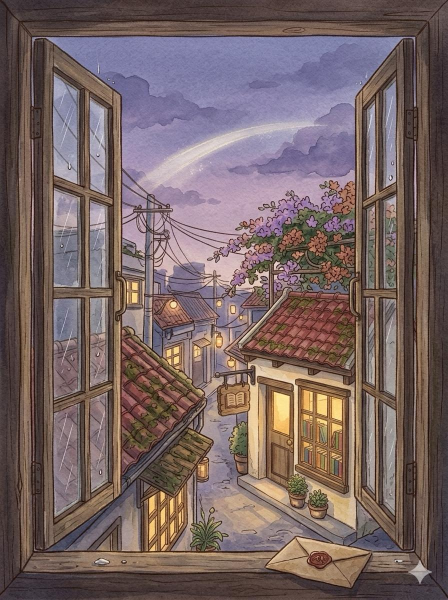
#> input picture src/vi_1127/thattich_view.jpg, 896 x 1200 px, found by its file name (shown at 1/2 size)
$ python cut_thattich_view.py
#> lines starting #> are read from the running program, lines starting #| are printed output that depends on the picture; after the words box and inside, x2 and y2 are one past the last pixel; in counts of white or black regions, pixels touching at a corner belong together
# Vi's Thất Tịch alley 27/11 (src/vi_1127/thattich_view.jpg, 896x1200, drawn WITH a window frame + shutters):
# keep only the alley between her shutters -> src/view_thattich.jpg 810x1116 (same frame as the other views).
# The game window shows ~86% of the view width in its opening; the outer strips (her shutters) only peek through the game's shutter panes.
import sys
from PIL import Image
G = sys.argv[1] if len(sys.argv) > 1 else '.'
im = Image.open(f'{G}/src/vi_1127/thattich_view.jpg').convert('RGB')
#> im is the input picture: PIL image 896x1200 RGB; mean R, G, B 119.3, 100.8, 99.6
x0, x1 = 208, 749; h = round((x1 - x0) * 1116 / 810); y1 = 950
im.crop((x0, y1 - h, x1, y1)).resize((810, 1116), Image.LANCZOS).save(f'{G}/src/view_thattich.jpg', quality=92)
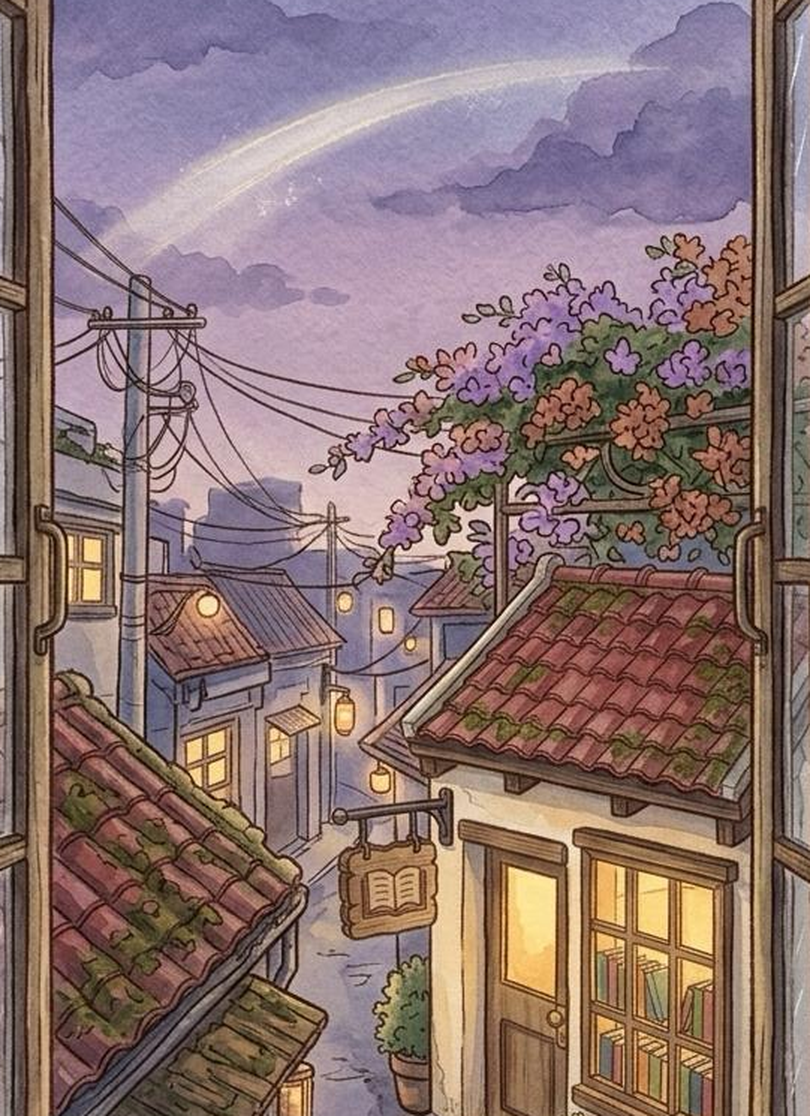
#> saved as view_thattich.jpg: PIL image 810x1116 RGB; mean R, G, B 139, 115.7, 114
print('view_thattich', x0, y1 - h, x1, y1)

# the wax-sealed envelope on her sill -> assets/tt_envelope.png (light paper on dark wood: keep the bright, low-saturation part)
import cv2, numpy as np
src = cv2.imread(f'{G}/src/vi_1127/thattich_view.jpg')[1060:1185, 520:760]
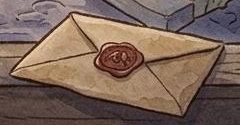
#> src: shape (125, 240, 3); mean B, G, R 88.8, 101.1, 123.4
hsv = cv2.cvtColor(src, cv2.COLOR_BGR2HSV); g = cv2.cvtColor(src, cv2.COLOR_BGR2GRAY)
#> after `hsv = cv2.cvtColor(src, cv2.COLOR_BGR2HSV)`: hsv: shape (125, 240, 3); mean H, S, V 48.9, 77.9, 124.1
#> after `g = cv2.cvtColor(src, cv2.COLOR_BGR2GRAY)`:
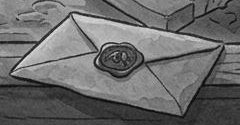
#> g: shape (125, 240); min 2, max 227, mean 106.4
red = (hsv[..., 1] > 110) & (hsv[..., 2] > 90)   # the wax seal
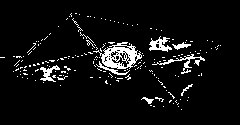
#> red: shape (125, 240) bool; 6.2% white in thin lines or dots, all inside (x1, y1, x2, y2) = (0, 13, 221, 110)
keep = np.zeros(g.shape, np.uint8)   # the envelope is a plain quadrilateral: its 4 corners, measured on her sheet
cv2.fillPoly(keep, [np.array([(14, 66), (69, 15), (219, 54), (190, 112)], np.int32)], 255)
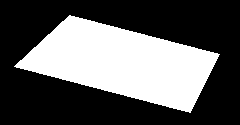
#> keep: shape (125, 240); 36.2% white; 1 white region, box (x1, y1, x2, y2) and area: (14, 15, 220, 113) 10875
keep = cv2.GaussianBlur(keep, (3, 3), 0)
out = cv2.cvtColor(src, cv2.COLOR_BGR2BGRA); out[..., 3] = keep
ys, xs = np.where(keep > 20); out = out[ys.min():ys.max() + 1, xs.min():xs.max() + 1]
#> after `ys, xs = np.where(keep > 20)`: ys = 11318 values from 14 to 113
#> after `out = out[ys.min():ys.max() + 1, xs.min():xs.max() + 1]`:
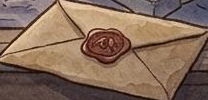
#> out: shape (100, 208, 4); mean B, G, R, A 90.2, 107.7, 133.6, 133.3
cv2.imwrite(f'{G}/assets/tt_envelope.png', out); print('tt_envelope', out.shape[1], out.shape[0])
#| tt_envelope 208 100
